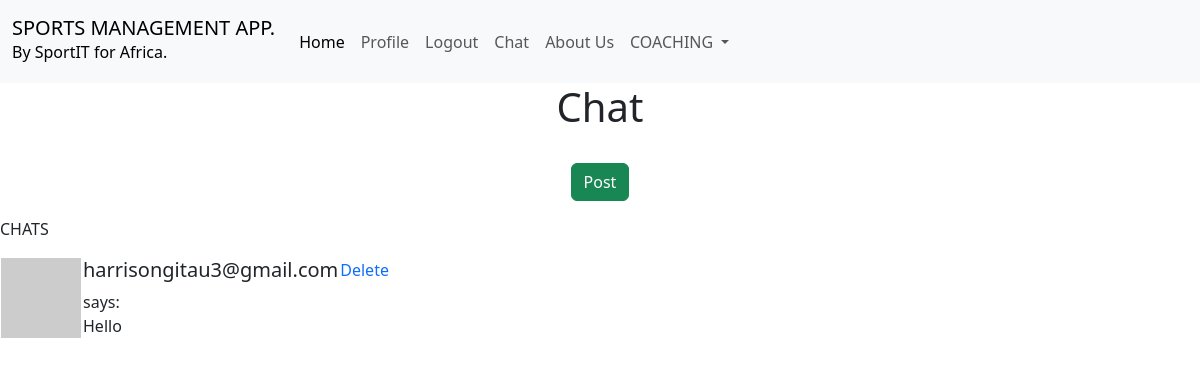
Before: /chat (signed in) with the older database file.
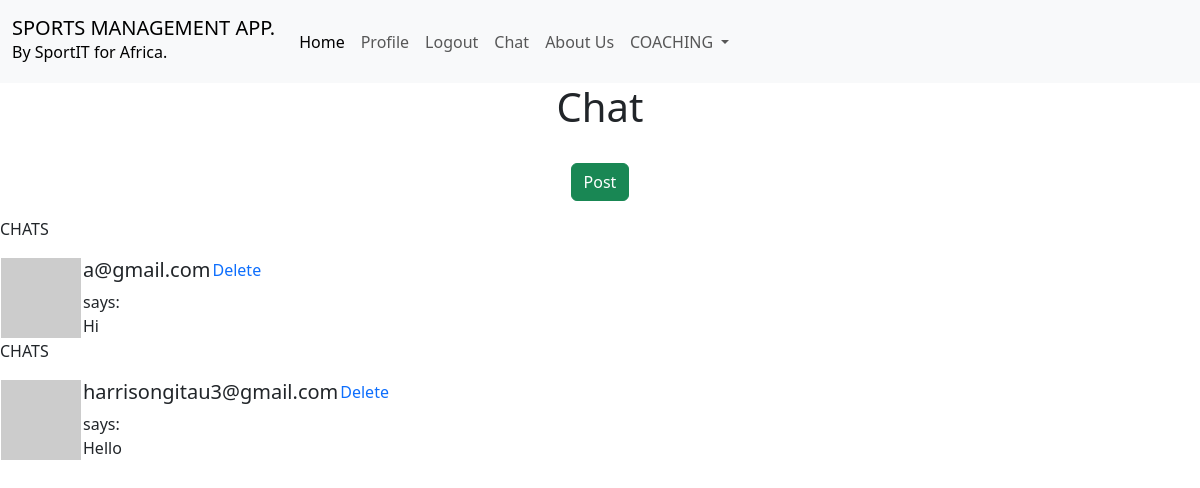
After: the same page with the newer database file.
### app/models.py (models this page shows, shortened)
class Post(db.Model):
    id = db.Column(db.Integer, primary_key=True)
    body = db.Column(db.Text)
    timestamp = db.Column(db.DateTime, default=datetime.utcnow)
    user_id = db.Column(db.Integer, db.ForeignKey('user.id'))

class User(UserMixin, db.Model):
    id = db.Column(db.Integer, primary_key=True)
    email = db.Column(db.String(120), index=True, unique=True)
    password_hash = db.Column(db.String(128))
    performances = db.relationship('Performance', backref='author', lazy='dynamic')
    targets = db.relationship('Target', backref='author', lazy='dynamic')
    players = db.relationship('Player', backref='author', lazy='dynamic')
    coaching = db.relationship('Coaching', backref='author', lazy='dynamic')
    posts = db.relationship('Post', backref='author', lazy='dynamic')
    def avatar(self, size):
        digest = md5(self.email.lower().encode('utf-8')).hexdigest()
        return f'https://www.gravatar.com/avatar/{digest}?d=identicon&s={size}'

### app/routes.py (the view, shortened to what this page needs)
@app.route('/chat', methods=['GET', 'POST'])
@login_required
def chat():
    form = PostForm()
    page = request.args.get('page', 1, type=int)
    posts = Post.query.order_by(Post.timestamp.desc()).paginate(
        page=page,
        per_page=app.config['POSTS_PER_PAGE'],
        error_out=False)
    next_url = url_for('chat', email=current_user.email, page=posts.next_num) \
        if posts.has_next else None
    prev_url = url_for('chat', email= current_user.email, page=posts.prev_num) \
        if posts.has_prev else None
    return render_template(
        'chat.html' ,
        title='Chat',
        form = form,
        posts = posts.items,
        next_url=next_url,
        prev_url=prev_url)

### app/models.py (called while the page is built)
@login.user_loader
def login_user(id):
    return User.query.get(int(id))

### app/templates/chat.html (shortened to what this page needs)
{% extends 'base.html' %}
{% block content %}
<div class="row text-center mb-4">
    <div class="col-md-12">
        <h1>{{ title }}</h1>
    </div>
</div>
<div class="row text-center" >
    <div class="col-md-12">
        <button type="button" class="btn btn-block btn-success mb-3" data-bs-toggle="modal" data-bs-target="#modal-form">Post</button>
    </div>
    </div>
    <div class="row">
        <div class="col-md-12">
            {% for post in posts %}
                {% if post %}
                    {% include 'post.html' %}
                {% endif %}
            {% endfor %}
        </div>
    </div>
{% endblock %}

### app/templates/base.html (shortened to what this page needs)
<!doctype html>
<html lang="en">
  <head>
    <link
      href="https://cdn.jsdelivr.net/npm/bootstrap@5.3.2/dist/css/bootstrap.min.css"
      rel="stylesheet"
>
    <link rel="stylesheet" href="{{ url_for('static', filename='css/style.css')}}">
  </head>
  <body>
      <nav class="navbar navbar-expand-lg bg-body-tertiary">
        <div class="container-fluid">
          <a class="navbar-brand" href="{{ url_for('index') }}">SPORTS MANAGEMENT APP.<h6>By SportIT for Africa.</h6></a>
          <div class="collapse navbar-collapse" id="navbarNavDropdown">
            <ul class="navbar-nav">
              <li class="nav-item">
                <a class="nav-link active" aria-current="page" href="{{ url_for('index') }}">Home</a>
              </li>
              {% if current_user.is_anonymous %}
              <li class="nav-item">
                <a class="nav-link" href="{{ url_for('login') }}">Login</a>
              </li>
              <li class="nav-item">
                <a class="nav-link" href="{{ url_for('register') }}">Register</a>
              </li>
              <li class="nav-item">
                <a class="nav-link" href="{{ url_for('about_us') }}">About Us</a>
              </li>
              {% else %}
              <li class="nav-item">
                <a class="nav-link" href="{{ url_for('profile', email=current_user.email) }}">Profile</a>
              </li>
              <li class="nav-item">
                <a class="nav-link" href="{{ url_for('logout') }}">Logout</a>
              </li>
              <li class="nav-item">
                <a class="nav-link" href="{{ url_for('chat') }}">Chat</a>
              </li>
              <li class="nav-item">
                <a class="nav-link" href="{{ url_for('about_us') }}">About Us</a>
              </li>
              {% endif %}
              <li class="nav-item dropdown">
                <a class="nav-link dropdown-toggle" href="#" role="button" data-bs-toggle="dropdown" aria-expanded="false">
                  COACHING
                </a>
              </li>
            </ul>
          </div>
        </div>
      </nav>
    {% block content %}{% endblock %}
  </body>
</html>

### app/templates/post.html
<table>
    <p>
        CHATS
    </p>
    <tr valign="top">
        <td><img src=" {{ post.author.avatar(36) }}"></td>
        <td>
            <h5>{{ post.author.email }}</h5>
            says:<br>
            {{ post.body }}
        </td>
        <td>
            <a href="{{ url_for('delete_post', id = post.id) }}">Delete</a>
        </td>
    </tr>
</table>

### app/static/css/style.css (style rules this page uses)
a { text-decoration: none; }

Changed rows visible on the page:
added Post: author.email "a@gmail.com", body "Hi"
